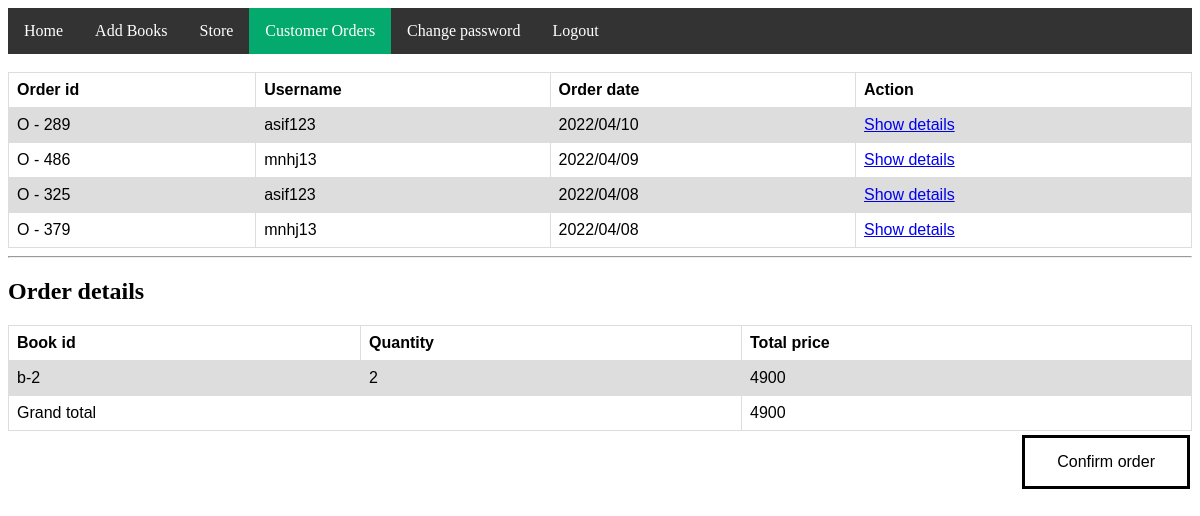
Page /admin/corders.php?action=show&id=O - 289 (signed in) on the committed database.
### tables this page shows
CREATE TABLE `customer_order` (
  `order_id` varchar(20) NOT NULL,
  `uname` varchar(30) NOT NULL,
  `order_date` varchar(14) NOT NULL,
  `status` varchar(2) NOT NULL
);

CREATE TABLE `orderline` (
  `order_id` varchar(20) NOT NULL,
  `bookid` varchar(20) NOT NULL,
  `quantity` int(3) NOT NULL,
  `total` int(7) NOT NULL
);

### admin/corders.php (the view, shortened to what this page needs)
<!DOCTYPE html>
<html>
<head>
<link rel="stylesheet" href="style.css">
<link rel="stylesheet" href="corders.css">
</head>
<body>
<ul>
  <li><a href="home.php">Home</a></li>
  <li><a href="addproducts.php">Add Books</a></li>
  <li><a href="store.php">Store</a></li>
  <li><a class="active" href="corders.php">Customer Orders</a></li>
  <li><a href="chngpass.php">Change password</a></li>
  <li><a href="?sign=out">Logout</a></li>
</ul><br>
<div class="container">
<div class="row">
<?php
include("../connection.php");
$sql="select * from customer_order where status=0 order by order_date desc";
$r=mysqli_query($con,$sql);
echo "<table id='customers'>";
echo "<tr>
		<th>Order id</th>
		<th>Username</th>
		<th>Order date</th>
		<th>Action</th>
	  </tr>";
		while($row=mysqli_fetch_array($r))
		{
			$oid=$row['order_id'];
			$uname=$row['uname'];
			$odate=$row['order_date'];
			echo "<tr>
			<td>$oid</td><td>$uname</td><td>$odate</td><td><a href='corders.php?action=show&id=$oid'>Show details</a></td>
			</tr>";
		}
		echo "</table>";
?>
</div>
</div>
<div class="container">
<?php
include("../connection.php");
echo "<hr/>";
echo "<h2>Order details</h2>";
if(isset($_GET['action']) and $_GET['action'] == 'show')
{
	$oid=$_GET['id'];
	$sql="select * from orderline where order_id='$oid'";
	$r=mysqli_query($con,$sql);
	echo "<table id='customers'>";
	echo "<tr>
			<th>Book id</th>
			<th>Quantity</th>
			<th>Total price</th>
		  </tr>";
		  $gtotal=0;
		  while($row=mysqli_fetch_array($r))
		  {
			  $bookid=$row['bookid'];
			  $q=$row['quantity'];
			  $total=$row['total'];
			  echo "<tr>
			  <td>$bookid</td><td>$q</td><td>$total</td>
			  </tr>";
			  $gtotal=$gtotal+$total;
		  }
		  echo "<tr><td colspan='2' align='right'>Grand total</td>
		  <td>$gtotal</td></tr>";
	echo "</table>";
}
?>
</div>
<form action='corders.php' method='post'>
<div class="row">
	<input type="submit" class="button" value="Confirm order" name="corder">
</div>
</form>
</body>
</html>

### admin/style.css (style rules this page uses)
ul { list-style-type: none; margin: 0; padding: 0; overflow: hidden; background-color: #333; }
li { float: left; }
li a { display: block; color: white; text-align: center; padding: 14px 16px; text-decoration: none; }
.active { background-color: #04AA6D; }

### admin/corders.css (style rules this page uses)
table { font-family: arial, sans-serif; border-collapse: collapse; width: 100%; }
td, th { border: 1px solid #dddddd; text-align: left; padding: 8px; }
tr:nth-child(even) { background-color: #dddddd; }
.button { background-color: white; border: solid black; color: black; padding: 15px 32px; float: right; text-align: center; text-decoration: none; display: inline-block; font-size: 16px; margin: 4px 2px; cursor: pointer; }

### rows in the picture
customer_order: order_id "O - 289", uname "asif123", order_date "2022/04/10"
customer_order: order_id "O - 486", uname "mnhj13", order_date "2022/04/09"
customer_order: order_id "O - 325", uname "asif123", order_date "2022/04/08"
customer_order: order_id "O - 379", uname "mnhj13", order_date "2022/04/08"
orderline: bookid "b-2", quantity "2", total "4900"

### other values in the picture
$gtotal "4900"
